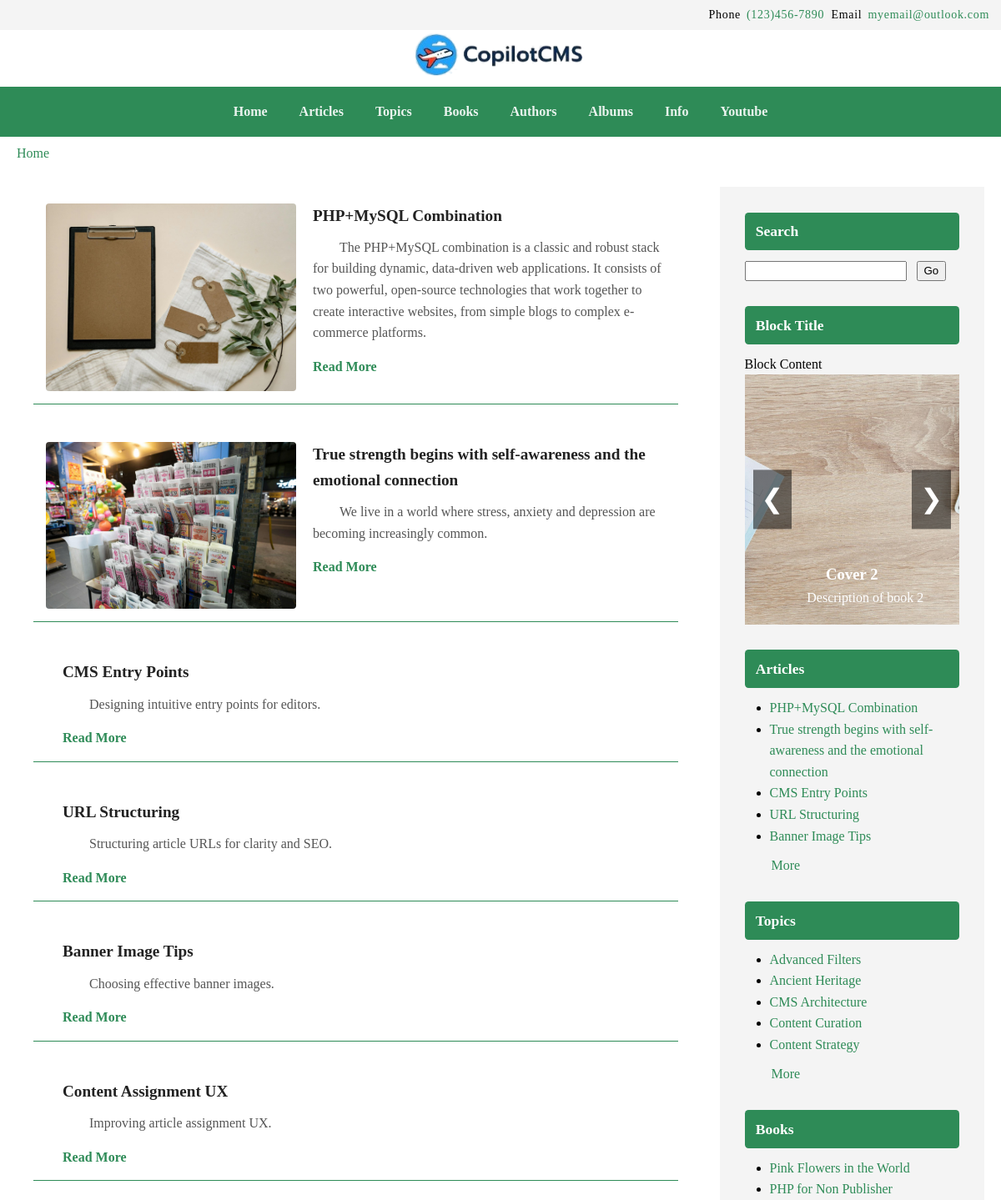
The page / (upper part) on the database its author committed.
### tables this page shows
CREATE TABLE IF NOT EXISTS `blocks` (
  `key_blocks` int(10) UNSIGNED NOT NULL AUTO_INCREMENT,
  `key_media_banner` int(10) UNSIGNED DEFAULT NULL,
  `block_name` varchar(50) NOT NULL DEFAULT '',
  `title` varchar(200) NOT NULL DEFAULT '',
  `visible_on` varchar(100) NOT NULL DEFAULT 'desktop,mobile',
  `block_content` varchar(10000) NOT NULL DEFAULT '',
  `show_on_pages` varchar(1000) NOT NULL DEFAULT '',
  `show_in_region` varchar(50) NOT NULL DEFAULT '',
  `sort` smallint(6) NOT NULL DEFAULT '0',
  `module_file` varchar(100) NOT NULL DEFAULT '',
  `status` varchar(3) NOT NULL DEFAULT 'on',
  `entry_date_time` timestamp NOT NULL DEFAULT CURRENT_TIMESTAMP,
  `created_by` int(10) UNSIGNED DEFAULT NULL,
  `updated_by` int(10) UNSIGNED DEFAULT NULL,
  `key_photo_gallery` int(10) UNSIGNED DEFAULT NULL,
  PRIMARY KEY (`key_blocks`),
  KEY `fk_blocks_media` (`key_media_banner`)
);

CREATE TABLE IF NOT EXISTS `main_menu` (
  `key_main_menu` int(10) UNSIGNED NOT NULL AUTO_INCREMENT,
  `parent_id` int(10) UNSIGNED NOT NULL DEFAULT '0',
  `title` varchar(200) NOT NULL DEFAULT '',
  `url_link` varchar(200) NOT NULL DEFAULT '',
  `sort` smallint(6) NOT NULL DEFAULT '0',
  `status` varchar(3) NOT NULL DEFAULT '',
  `entry_date_time` timestamp NOT NULL DEFAULT CURRENT_TIMESTAMP,
  PRIMARY KEY (`key_main_menu`)
);

CREATE TABLE IF NOT EXISTS `articles` (
  `key_articles` int(10) UNSIGNED NOT NULL AUTO_INCREMENT,
  `key_media_banner` int(10) UNSIGNED DEFAULT '0',
  `document_number` varchar(50) NOT NULL DEFAULT '',
  `title` varchar(300) NOT NULL DEFAULT '',
  `title_sub` varchar(300) NOT NULL DEFAULT '',
  `article_snippet` varchar(1000) NOT NULL DEFAULT '',
  `article_content` mediumtext NOT NULL,
  `content_type` varchar(30) NOT NULL DEFAULT '',
  `book_indent_level` tinyint(4) NOT NULL DEFAULT '0',
  `url` varchar(200) NOT NULL DEFAULT '',
  `banner_image_url` varchar(2000) DEFAULT '',
  `sort` smallint(6) NOT NULL DEFAULT '0',
  `entry_date_time` timestamp NOT NULL DEFAULT CURRENT_TIMESTAMP,
  `update_date_time` timestamp NOT NULL DEFAULT CURRENT_TIMESTAMP,
  `created_by` int(10) UNSIGNED DEFAULT NULL,
  `updated_by` int(10) UNSIGNED DEFAULT NULL,
  `status` enum('draft','on','off') DEFAULT 'draft',
  PRIMARY KEY (`key_articles`),
  KEY `fk_articles_media` (`key_media_banner`),
  KEY `entry_date_time` (`entry_date_time`),
  KEY `update_date_time` (`update_date_time`),
  KEY `document_number` (`document_number`)
);

CREATE TABLE IF NOT EXISTS `media_library` (
  `key_media` int(10) UNSIGNED NOT NULL AUTO_INCREMENT,
  `file_url` varchar(2000) NOT NULL,
  `file_url_thumbnail` varchar(2000) DEFAULT '',
  `file_type` varchar(20) NOT NULL DEFAULT 'images',
  `alt_text` varchar(500) DEFAULT NULL,
  `tags` varchar(500) DEFAULT NULL,
  `uploaded_by` int(10) UNSIGNED DEFAULT NULL,
  `entry_date_time` timestamp NULL DEFAULT CURRENT_TIMESTAMP,
  PRIMARY KEY (`key_media`),
  KEY `uploaded_by` (`uploaded_by`)
);

CREATE TABLE IF NOT EXISTS `photo_gallery_images` (
  `key_image` int(10) UNSIGNED NOT NULL AUTO_INCREMENT,
  `key_media_banner` int(10) UNSIGNED DEFAULT NULL,
  `key_photo_gallery` int(10) UNSIGNED NOT NULL,
  `entry_date_time` timestamp NULL DEFAULT CURRENT_TIMESTAMP,
  `title` varchar(255) DEFAULT NULL,
  `description` text,
  `image_mobile_url` varchar(2000) DEFAULT NULL,
  `opacity` float DEFAULT '1',
  `action_button` tinyint(1) DEFAULT '0',
  `action_button_text` varchar(100) DEFAULT NULL,
  `action_button_link_url` varchar(500) DEFAULT NULL,
  `animation_type` varchar(50) DEFAULT 'fade',
  `text_position` varchar(50) DEFAULT 'center',
  `text_color` varchar(20) DEFAULT '#ffffff',
  `image_wrapper_class` varchar(100) DEFAULT '',
  `visibility_start` datetime DEFAULT NULL,
  `visibility_end` datetime DEFAULT NULL,
  `sort` smallint(6) NOT NULL DEFAULT '0',
  `status` varchar(3) DEFAULT 'on',
  PRIMARY KEY (`key_image`),
  KEY `key_photo_gallery` (`key_photo_gallery`),
  KEY `fk_photo_gallery_images_media` (`key_media_banner`)
);

CREATE TABLE IF NOT EXISTS `categories` (
  `key_categories` int(10) UNSIGNED NOT NULL AUTO_INCREMENT,
  `key_media_banner` int(10) UNSIGNED NOT NULL DEFAULT '0',
  `name` varchar(200) NOT NULL DEFAULT '',
  `description` varchar(1000) NOT NULL DEFAULT '',
  `url` varchar(200) NOT NULL DEFAULT '',
  `banner_image_url` varchar(2000) NOT NULL DEFAULT '',
  `sort` smallint(6) NOT NULL DEFAULT '0',
  `status` varchar(3) NOT NULL DEFAULT '',
  `entry_date_time` timestamp NOT NULL DEFAULT CURRENT_TIMESTAMP,
  `category_type` enum('article','book','photo_gallery','video_gallery','global') NOT NULL DEFAULT 'global',
  PRIMARY KEY (`key_categories`)
);

CREATE TABLE IF NOT EXISTS `books` (
  `key_books` int(10) UNSIGNED NOT NULL AUTO_INCREMENT,
  `key_media_banner` int(10) UNSIGNED DEFAULT NULL,
  `title` varchar(200) NOT NULL DEFAULT '',
  `subtitle` varchar(200) NOT NULL DEFAULT '',
  `description` text NOT NULL,
  `banner_image_url` varchar(2000) DEFAULT '',
  `url` varchar(200) NOT NULL DEFAULT '',
  `author_name` varchar(200) NOT NULL DEFAULT '',
  `publisher` varchar(200) NOT NULL DEFAULT '',
  `publish_year` varchar(4) NOT NULL DEFAULT '',
  `isbn` varchar(17) DEFAULT '',
  `is_featured` tinyint(1) DEFAULT NULL,
  `language` varchar(50) DEFAULT NULL,
  `format` varchar(50) DEFAULT NULL,
  `weight_grams` int(11) DEFAULT NULL,
  `sku` varchar(50) DEFAULT NULL,
  `status` varchar(3) NOT NULL DEFAULT '',
  `sort` smallint(6) NOT NULL DEFAULT '0',
  `entry_date_time` timestamp NOT NULL DEFAULT CURRENT_TIMESTAMP,
  `update_date_time` timestamp NOT NULL DEFAULT CURRENT_TIMESTAMP ON UPDATE CURRENT_TIMESTAMP,
  `created_by` int(10) UNSIGNED DEFAULT NULL,
  `updated_by` int(10) UNSIGNED DEFAULT NULL,
  PRIMARY KEY (`key_books`),
  KEY `fk_books_media` (`key_media_banner`)
);

### index.php (called while the page is built)
<?php
include 'router.php';
?>

### admin/db.php (called while the page is built, shortened)
<?php
$host = 'localhost';
$user = 'root';
$pass = '';
$dbname = 'simplesite';
$conn = new mysqli($host, $user, $pass, $dbname);
$settings = [];
$sql = "SELECT setting_key, setting_value FROM settings WHERE is_active = 1";
$result = $conn->query($sql);
while ($row = $result->fetch_assoc()) {
    $settings[$row['setting_key']] = $row['setting_value'];
}
function getSetting($key, $default = null) {
    global $settings;
    return $settings[$key] ?? $default;
}
?>

### templates/default/layout.php (the view, shortened to what this page needs)
<?php
function startLayout($title = "CopilotCMS") {
	echo "
	<!DOCTYPE html>
	<html>
		<head>
			<title>$title</title>
			<meta charset='utf-8'>
			<link rel='stylesheet' href='/templates/default/style.css'>
        </head>
		<style>";
	echo"
		</style>
	<body>";
	echo "<div id='above-header'>";
		renderBlocks("above_header");
	echo "</div>";
	echo "<header data-animate='fade'>";
		echo "<div id='site-logo'><a href='/home'><img src='" . getSetting("template_default_logo") . "'></a></div>";
		renderMainMenu();
	echo "</header>";
	echo "<div id='breadcrumb'>";
	global $segments;
	$breadcrumbs = generateBreadcrumb($segments);
	for ($i = 0; $i < sizeof($breadcrumbs); $i++) {
		$crumb = $breadcrumbs[$i];
		if ($i < 2) {
			echo '<a href="' . htmlspecialchars($crumb['url']) . '">' . htmlspecialchars($crumb['label']) . '</a>';
		} else {
			echo htmlspecialchars($crumb['label']);
		}
	}
	echo "</div>";
	echo "<main>";
}
function endLayout() {
	echo "</main>";
	echo "</body></html>
	<script src='/templates/default/script.js'></script>
	";
}
function getMenuItems() {
    global $conn;
    $items = [];
    $res = $conn->query("SELECT key_main_menu, parent_id, title, url_link FROM main_menu WHERE status = 'on' ORDER BY sort");
    while ($row = $res->fetch_assoc()) {
        $items[$row['parent_id']][] = $row;
    }
    return $items;
}
function renderMenuTree($items, $parent_id = 0) {
    if (!isset($items[$parent_id])) return;
    echo "<ul>";
    foreach ($items[$parent_id] as $item) {
        echo "<li><a href='" . htmlspecialchars($item['url_link']) . "'>" . htmlspecialchars($item['title']) . "</a>";
        renderMenuTree($items, $item['key_main_menu']);
        echo "</li>";
    }
    echo "</ul>";
}
function renderMainMenu() {
    $items = getMenuItems();
    echo "<nav class='main-menu'>";
    renderMenuTree($items);
    echo "</nav>";
}
function renderBlocks($region, $currentPage = '') {
	global $conn;
	$sql = "SELECT key_blocks, key_photo_gallery, title, block_content, module_file, visible_on FROM blocks
					   WHERE status = 'on'
					   AND show_in_region = '$region'
					   AND (show_on_pages = '' OR FIND_IN_SET('$currentPage', show_on_pages))
					   ORDER BY sort";
	$res = $conn->query($sql);
	while ($row = $res->fetch_assoc()) {
		$devices_array = explode(',', $row['visible_on']);
		$visibilityClasses = '';
		foreach ($devices_array as $device) $visibilityClasses .= ' visible-on-' . $device;
		$key_photo_gallery = $row['key_photo_gallery'];
		echo "<div class='block $visibilityClasses'>";
		echo "<h2>" . $row['title'] . "</h2>";
		echo "<div class='block-content'>" .  $row['block_content'] . "</div>";
		if ($row['module_file'] != '') {
			include("modules/" . $row['module_file'] . ".php");
		}
		echo "</div>";
	}
}
function generateBreadcrumb($segments) {
    $breadcrumbs = [];
    $baseUrl = '/';
    $breadcrumbs[] = ['label' => 'Home', 'url' => $baseUrl];
    return $breadcrumbs;
}
?>

### templates/default/homepage.php
<?php
include $_SERVER['DOCUMENT_ROOT'] . '/admin/db.php';
include 'layout.php';
?>
<?php startLayout("Home"); ?>
<div id="content">
	<?php
	$articles = $conn->query("SELECT a.*, m.file_url AS banner FROM articles a
							  LEFT JOIN media_library m ON a.key_media_banner = m.key_media
							  WHERE a.status='on' ORDER BY a.entry_date_time DESC LIMIT 10");
	while ($a = $articles->fetch_assoc()) {
	  echo "<div class='snippet-card'>
			  <div><img src='{$a['banner']}' data-animate='fade'></div>
			  <div class='snippet-content'>
			  <h2>{$a['title']}</h2>
			  <p>{$a['article_snippet']}</p>
			  <a href='/article/{$a['url']}'>Read More</a>
			  </div>
			</div>";
	}
	?>
</div>
<div id="sidebar">
	<?php renderBlocks("sidebar_right"); ?>
</div>
<?php endLayout(); ?>

### modules/search6545645.php
<div class="block">
	<form method="get" action="/search" class="search-form">
		<input type="text" name="q"> &nbsp;
		<input type="submit" value="Go">
	</form>
</div>

### modules/photo_gallery_carousel_5645645.php (shortened to what this page needs)
<?php
$gallery = $conn->query("SELECT * FROM photo_gallery WHERE key_photo_gallery = $key_photo_gallery AND status = 'on'")->fetch_assoc();
$gallery_css = $gallery['css'];
$navigation_type = $gallery['navigation_type'] ?? 'slideshow';
$images = $conn->query("
	SELECT i.*, m.file_url, m.alt_text
	FROM photo_gallery_images i
	LEFT JOIN media_library m ON i.key_media_banner = m.key_media
	WHERE i.key_photo_gallery = $key_photo_gallery AND i.status = 'on'
		AND (i.visibility_start IS NULL OR i.visibility_start <= NOW())
		AND (i.visibility_end IS NULL OR i.visibility_end >= NOW())
	ORDER BY i.sort ASC
");
echo "<div class='carousel-wrapper' id='carousel-$key_photo_gallery' data-navigation-type='$navigation_type'>";
if ($navigation_type === 'arrows') {
	echo '<div class="carousel-arrow left">&#10094;</div>';
	echo '<div class="carousel-arrow right">&#10095;</div>';
}
while ($img = $images->fetch_assoc()) {
	$img_url = htmlspecialchars($img['file_url']);
	$alt_text = htmlspecialchars($img['alt_text'] ?? $img['title'] ?? '');
	echo '<div class="carousel-slide"
				style="opacity:' . floatval($img['opacity']) . ";$gallery_css" . '"
				data-animation="' . htmlspecialchars($img['animation_type']) . '">';
	echo '<img src="' . $img_url . '" alt="' . $alt_text . '">';
	if (!empty($img['title']) || !empty($img['description'])) {
		echo '<div class="carousel-text" style="color:' . htmlspecialchars($img['text_color']) . '; text-align:' . htmlspecialchars($img['text_position']) . '">';
		echo '<h3>' . $img['title'] . '</h3>';
		echo '<p>' . htmlspecialchars($img['description']) . '</p>';
		echo '</div>';
	}
	echo '</div>';
}
echo '</div>';
?>

### modules/articles_34548.php
<div class="block">
	<?php
	$cat_id = isset($_GET['cat']) ? intval($_GET['cat']) : null;
	$sql = "SELECT key_articles, title, url FROM articles ORDER BY entry_date_time DESC LIMIT 5";
	$articles = $conn->query($sql);
	echo "<ul class='category-list'>";
	while ($c = $articles->fetch_assoc()) {
		$active = ($cat_id === intval($c['key_articles'])) ? " class='active'" : "";
		echo "<li{$active}><a href='/article/{$c['url']}'>{$c['title']}</a></li>";
	}
	echo "</ul>";
	echo "<p><a href='/articles'>More</a></p>";
	?>
</div>

### modules/categories_55448.php
<div class="block">
	<?php
	$cat_id = isset($_GET['cat']) ? intval($_GET['cat']) : null;
	$sql = "SELECT key_categories, name, url FROM categories ORDER BY name ASC LIMIT 5";
	$categories = $conn->query($sql);
	echo "<ul class='category-list'>";
	while ($c = $categories->fetch_assoc()) {
		$active = ($cat_id === intval($c['key_categories'])) ? " class='active'" : "";
		echo "<li{$active}><a href='/category/{$c['url']}'>{$c['name']}</a></li>";
	}
	echo "</ul>";
	echo "<p><a href='/categories'>More</a></p>";
	?>
</div>

### modules/books_84538.php (shortened to what this page needs)
<div class="block">
	<?php
	$cat_id = isset($_GET['cat']) ? intval($_GET['cat']) : null;
	$sql = "SELECT key_books, title, url FROM books ORDER BY entry_date_time DESC LIMIT 5";
	$books = $conn->query($sql);
	echo "<ul class='category-list'>";
	while ($c = $books->fetch_assoc()) {
		$active = ($cat_id === intval($c['key_books'])) ? " class='active'" : "";
		echo "<li{$active}><a href='/book/{$c['url']}'>{$c['title']}</a></li>";
	}
	echo "</ul>";
	?>
</div>

### rows shown on the page
blocks: block_content "Phone (123)456-7890 Email myemail@outlook.com"
main_menu: title "Home"
main_menu: title "Articles"
main_menu: title "Topics"
main_menu: title "Books"
main_menu: title "Authors"
main_menu: title "Albums"
main_menu: title "Info"
main_menu: title "Youtube"
articles: media_library.file_url (picture), title "PHP+MySQL Combination", article_snippet "The PHP+MySQL combination is a classic and robust stack for building dynamic, data-driven web applications. It consists of two powerful, open-source technologies that work together to create interactive websites, from simple blogs to complex e-commerce platforms."
articles: media_library.file_url (picture), title "True strength begins with self-awareness and the emotional connection", article_snippet "We live in a world where stress, anxiety and depression are becoming increasingly common."
articles: title "CMS Entry Points", article_snippet "Designing intuitive entry points for editors."
articles: title "URL Structuring", article_snippet "Structuring article URLs for clarity and SEO."
articles: title "Banner Image Tips", article_snippet "Choosing effective banner images."
articles: title "Content Assignment UX", article_snippet "Improving article assignment UX."
blocks: title "Search"
blocks: title "Block Title", block_content "Block Content"
photo_gallery_images: media_library.file_url (picture), title "Cover 2", description "Description of book 2"
blocks: title "Articles"
blocks: title "Topics"
categories: name "Advanced Filters"
categories: name "Ancient Heritage"
categories: name "CMS Architecture"
categories: name "Content Curation"
categories: name "Content Strategy"
blocks: title "Books"
books: title "Pink Flowers in the World"
books: title "PHP for Non Publisher"

### other values the page prints
$crumb['label'] "Home"
